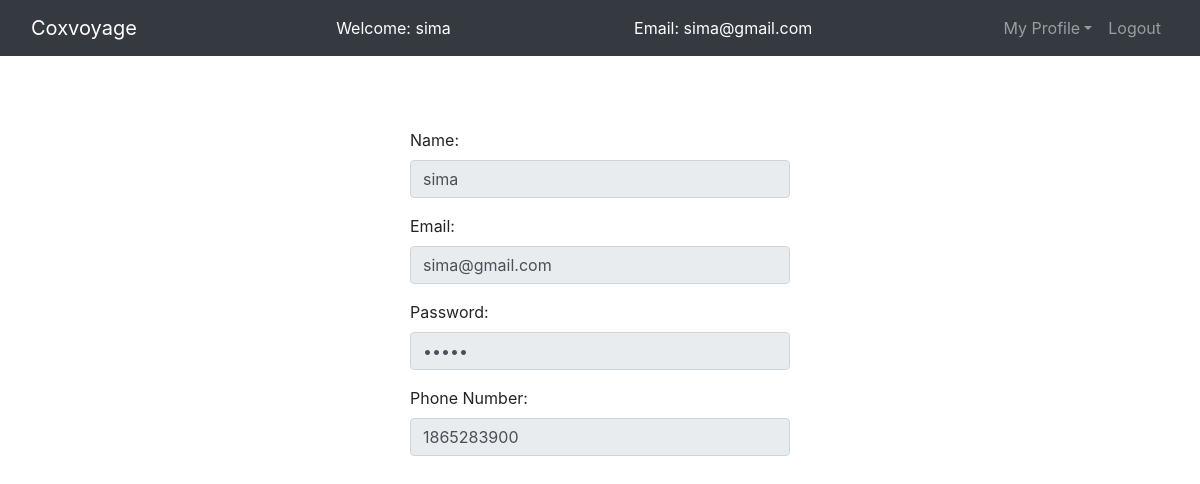
The page /view_profile.php (signed in) on the database its author committed.
### tables this page shows
CREATE TABLE `traveller` (
  `Traveller_id` int(11) NOT NULL,
  `name` varchar(45) DEFAULT NULL,
  `email` varchar(45) NOT NULL,
  `password` varchar(6) DEFAULT NULL,
  `phone` int(11) NOT NULL
);

### view_profile.php (the view, shortened to what this page needs)
<?php
	$connection = mysqli_connect("127.0.0.1:3325","root","");
	$name = "";
	$email = "";
	$password = "";
	$phone = "";
	$query = "select * from traveller where email = '$_SESSION[email]'";
	$query_run = mysqli_query($connection,$query);
	while($row = mysqli_fetch_assoc($query_run)){
		$name = $row['name'];
		$email = $row['email'];
		$password = $row['password'];
		$phone = $row['phone'];
	}
?>
<!DOCTYPE html>
<html>
<head>
	<link rel="stylesheet" type="text/css" href="bootstrap-4.4.1/css/bootstrap.min.css">
</head>
<body>
	<nav class="navbar navbar-expand-lg navbar-dark bg-dark">
		<div class="container-fluid">
			<div class="navbar-header">
				<a class="navbar-brand" href="user_dashboard.php">Coxvoyage</a>
			</div>
			<font style="color: white"><span><weak>Welcome: <?php echo $_SESSION['name'];?></weak></span></font>
			<font style="color: white"><span><weak>Email: <?php echo $_SESSION['email'];?></weak></span></font>
			<ul class="nav navbar-nav navbar-right">
				<li class="nav-item dropdown">
					<a class="nav-link dropdown-toggle" data-toggle="dropdown">My Profile</a>
				</li>
				<li class="nav-item"><a class="nav-link" href="logout.php">Logout</a></li>
			</ul>
		</div>
	</nav><br>
	<br>
	<br>
	<div class="row">
		<div class="col-md-4"></div>
		<div class="col-md-4">
			<form>
				<div class="form-group">
					<label>Name:</label>
					<input type="text" class="form-control" value="<?php echo $name;?>" disabled>
				</div>
				<div class="form-group">
					<label>Email:</label>
					<input type="text" class="form-control" value="<?php echo $email;?>" disabled>
				</div>
				<div class="form-group">
					<label for="name">Password:</label>
					<input type="password" class="form-control" value="<?php echo $password;?>" disabled>
				</div>
								<div class="form-group">
					<label>Phone Number:</label>
					<input type="number" class="form-control" value="<?php echo $phone;?>" disabled>
				</div>
			</form>
		</div>
		<div class="col-md-4"></div>
	</div>
</body>
</html>

### rows shown on the page
traveller: name "sima", email "sima@gmail.com", phone "1865283900"

### other values the page prints
$_SESSION['name'] "sima"
$_SESSION['email'] "sima@gmail.com"
